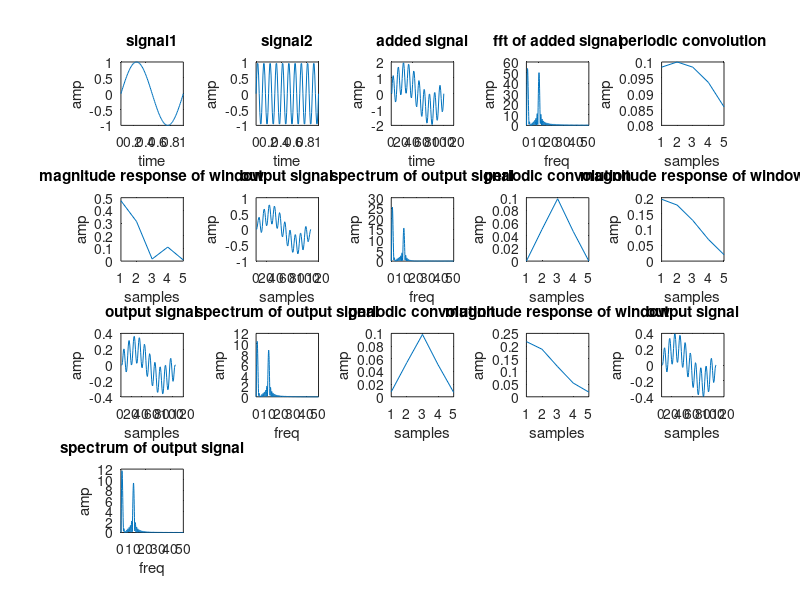

MATLAB code to generate this figure:
%FIR – Low pass filter
clc;
clear all;
f1=1;
f2=10;
t=0:0.01:1;
a=sin(2*pi*f1*t);
subplot(451);
plot(t,a);
xlabel('time');
ylabel('amp');
title('signal1');
b=sin(2*pi*f2*t);
subplot(452);
plot(t,b);
xlabel('time');
ylabel('amp');
title('signal2');
c=a+b;
subplot(453);
plot(c);
xlabel('time');
ylabel('amp');
title('added signal');
c1=abs(fft(c,1024));
for i=1:512
freq(i)=(i/1024)*100;
end
subplot(454);
plot(freq,c1(1:512));
xlabel('freq');
ylabel('amp');
title('fft of added signal');
N=input('Enter the filter order');
a1=(N-1)/2
if rem(N,2)==0
a1=N/2
end
fc=input('Enter the cut off frequency');
Wc=2*pi*fc/100
for n=1:N
if n==a1
hd(n)=Wc/pi
else
hd(n)=(sin(Wc*(n-a1)))/(pi*(n-a1))
end
end
%rectangular
w1=rectwin(N)
hn=hd.*w1'
subplot(455);
plot(hn);
xlabel('samples');
ylabel('amp');
title('periodic convolution');
h=freqz(hn,1,N);
subplot(456);
plot(abs(h));
xlabel('samples');
ylabel('amp');
title('magnitude response of window');
y=conv(c,hn);
subplot(457);
plot(y);
xlabel('samples');
ylabel('amp');
title('output signal');
y1=abs(fft(y,1024));
subplot(458);
plot(freq,y1(1:512));
xlabel('freq');
ylabel('amp');
title('spectrum of output signal');
%hanning
w2=hanning(N)
hn=hd.*w2'
subplot(459);
plot(hn);
xlabel('samples');
ylabel('amp');
title('periodic convolution');
h=freqz(hn,1,N);
subplot(4,5,10);
plot(abs(h));
xlabel('samples');
ylabel('amp');
title('magnitude response of window');
y=conv(c,hn);
subplot(4,5,11);
plot(y);
xlabel('samples');
ylabel('amp');
title('output signal');
y1=abs(fft(y,1024));
subplot(4,5,12);
plot(freq,y1(1:512));
xlabel('freq');
ylabel('amp');
title('spectrum of output signal');
%hamming
w3=hamming(N)
hn=hd.*w3'
subplot(4,5,13);
plot(hn);
xlabel('samples');
ylabel('amp');
title('periodic convolution');
h=freqz(hn,1,N);
subplot(4,5,14);
plot(abs(h));
xlabel('samples');
ylabel('amp');
title('magnitude response of window');
y=conv(c,hn);
subplot(4,5,15);
plot(y);
xlabel('samples');
ylabel('amp');
title('output signal');
y1=abs(fft(y,1024));
subplot(4,5,16);
plot(freq,y1(1:512));
xlabel('freq');
ylabel('amp');
title('spectrum of output signal');
